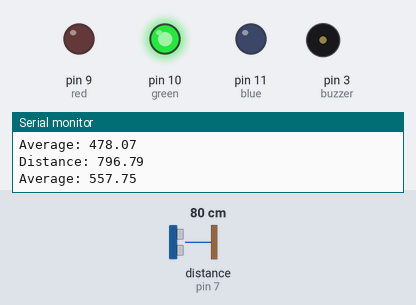
This sketch was run on a simulated Arduino Uno, built with avr-gcc and run on an emulated ATmega328P. On the bench: output pins drawn as LEDs (lit = HIGH), buzzer (waves = sounding), the last lines printed to the serial monitor. Wiring (inferred from the names in the program): ultrasonic range finder: trigger pin 6; echo pin 7. Inputs (shaded band) come from the test bench; at power-on: distance to the obstacle (sensor on pin 7) 80 cm. The echo pulse lasts 58.3 µs per cm; pins used as bus, display or sensor lines are not drawn.

Above: at 1.29 s.
1.3 s: distance to the obstacle (sensor on pin 7) set to 9 cm
At 2.2 s:
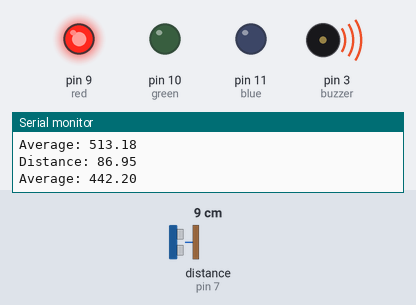
4.0 s: distance to the obstacle (sensor on pin 7) set to 250 cm
At 6.6 s:
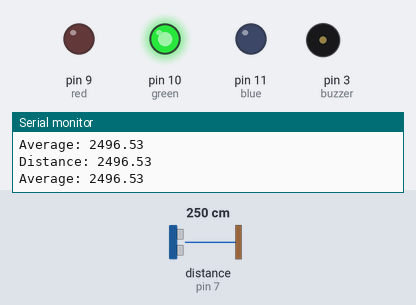
7.0 s: distance to the obstacle (sensor on pin 7) set to 2 cm
At 7.5 s:
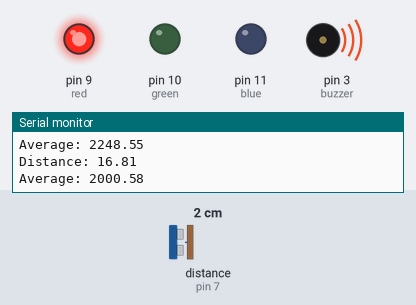
Timing chart, 0 to 10.2 s (numbered marks = the images above; inputs shaded):
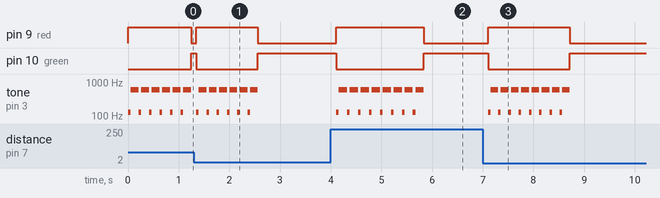

The sketch:

loop.ino
```cpp
/*
Name: Nate, Pranav, Stratton
Program: Arduino Project
Date: 4/23/25
*/

//define pins and vars
const int red = 9;
const int blue = 11;
const int green = 10;
const int trigPin = 6;
const int echoPin = 7;
const int buzzer = 3;

float duration, distance, avgDistance;
float distances[10] = {};

int runs = 1;

//set pinmodes and any states that do not change
void setup() {
  pinMode(red, OUTPUT);
  pinMode(blue, OUTPUT);
  pinMode(green, OUTPUT);
  pinMode(trigPin, OUTPUT);
  pinMode(echoPin, INPUT);
  pinMode(buzzer, OUTPUT);
  Serial.begin(9600);

  analogWrite(blue, 0);
}

void loop() {
  //sends signal out
  digitalWrite(trigPin, LOW);
  delayMicroseconds(2);
  digitalWrite(trigPin, HIGH);
  delayMicroseconds(10);
  digitalWrite(trigPin, LOW);

  // converts distance and prints
  duration = pulseIn(echoPin, HIGH);
  distance = (duration * 0.343) / 2;
  Serial.print("Distance: ");
  Serial.println(distance);

  //adds to list, and calculates average
  distances[(runs - 1) % 10] = distance;
  avgDistance = calcAvg();
  Serial.print("Average: ");
  Serial.println(avgDistance);

  //led is green and no sound if obj detected to be in the sameish spot
  if (abs(avgDistance - distance) <= 250) {
    analogWrite(red, 0);
    analogWrite(green, 255);
    noTone(buzzer);
  } else {
    //led turns red and buzzer plays
    analogWrite(red, 255);
    analogWrite(green, 0);
    tone(buzzer, 130);
    delay(50);
    tone(buzzer, 600);
    delay(50);
  }

  runs++;
  delay(100);
}

// calculates average
float calcAvg() {
  float sum = 0;
  for (float dist : distances) {
    sum += dist;
  }
  return sum / 10;
}
```

Measured:
- after the input at 1.3 s, pin 9 (red): LOW → HIGH after 0.05 s, → LOW 1.2 s later; pin 10 (green): HIGH → LOW after 0.05 s, → HIGH 1.2 s later; tone on pin 3 (buzzer): silent → 130 Hz after 0.05 s, then repeats every 0.20 s: 600 Hz 0.15 s, 130 Hz 0.05 s, until it stays silent from 2.6 s
- after the input at 4.0 s, pin 9 (red): LOW → HIGH after 0.11 s, → LOW 1.7 s later; pin 10 (green): HIGH → LOW after 0.11 s, → HIGH 1.7 s later; tone on pin 3 (buzzer): silent → 130 Hz after 0.11 s, then repeats every 0.22 s: 600 Hz 0.17 s, 130 Hz 0.05 s, until it stays silent from 5.8 s
- after the input at 7.0 s, pin 9 (red): LOW → HIGH after 0.11 s, → LOW 1.6 s later; pin 10 (green): HIGH → LOW after 0.11 s, → HIGH 1.6 s later; tone on pin 3 (buzzer): silent → 130 Hz after 0.11 s, then repeats every 0.20 s: 600 Hz 0.15 s, 130 Hz 0.05 s, until it stays silent from 8.7 s
- by itself, tone on pin 3 (buzzer): repeats every 0.21 s: 600 Hz 0.16 s, 130 Hz 0.05 s
